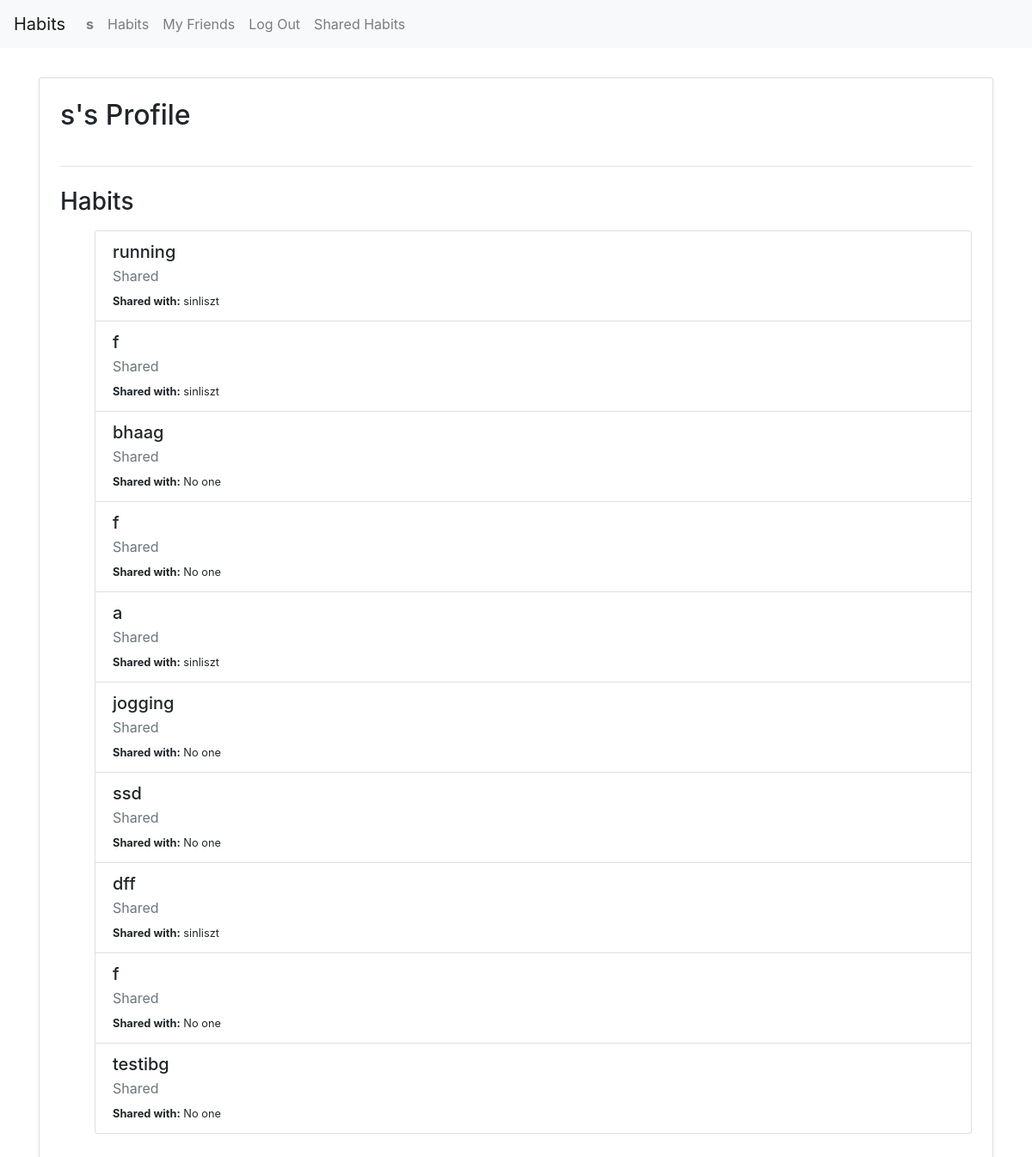
/profile/s/ (signed in), run on an earlier commit of the app's database.
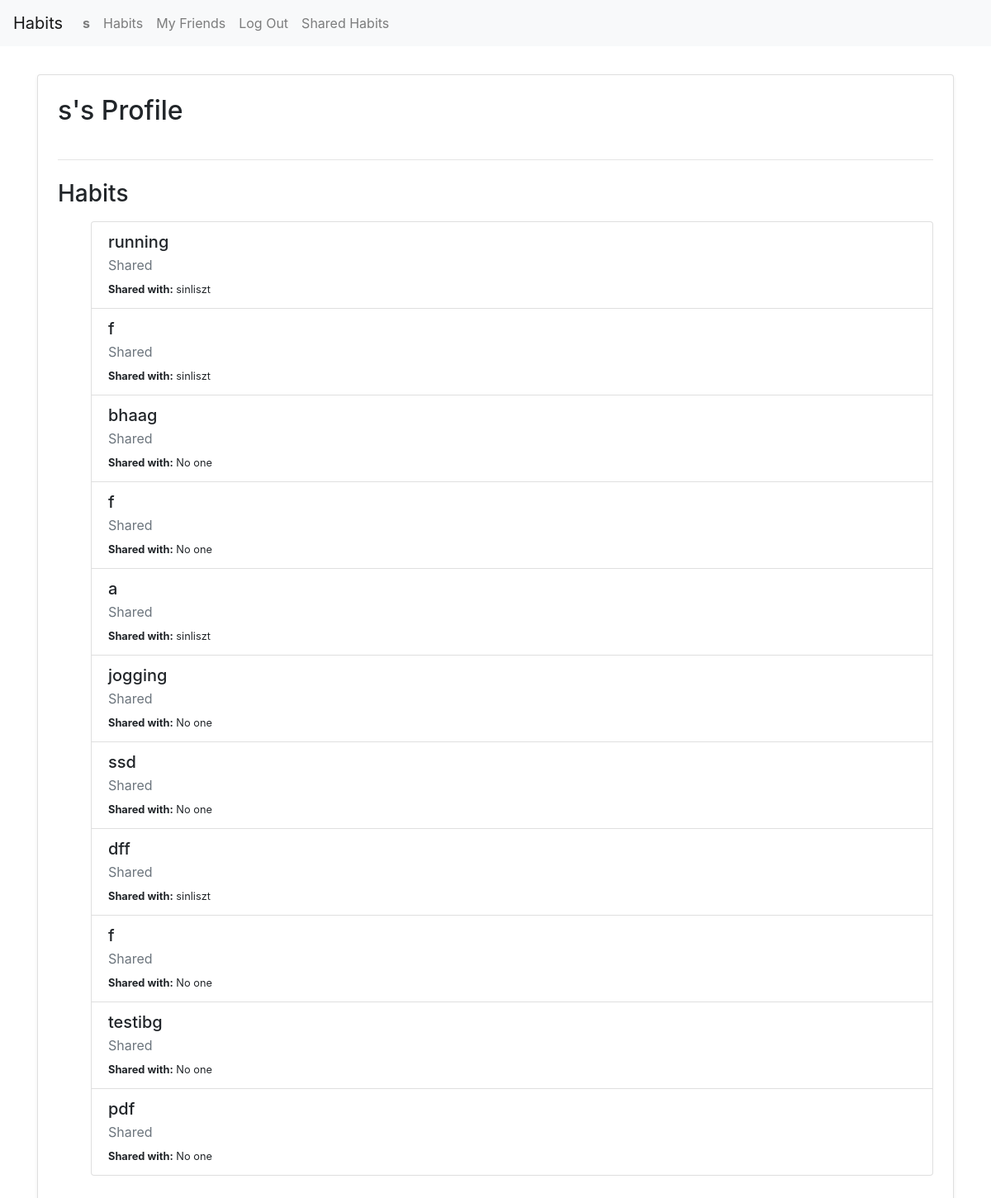
And on a later commit of the database.
### tracker/models.py (models this page shows, shortened)
class Habit(models.Model):
    name = models.CharField(max_length=100)
    created_at = models.DateField(auto_now_add=True)
    description = models.TextField(blank=True)
    users = models.ManyToManyField(User, related_name="shared_habits")
    owner = models.ForeignKey(User, on_delete=models.CASCADE, related_name="habits_owned", null=True, blank=True)
    target_minutes = models.PositiveIntegerField(default=30)
    category = models.ForeignKey(Category, on_delete=models.CASCADE, related_name='habits')

class User(AbstractUser):
    friends = models.ManyToManyField("self", symmetrical=True, blank=True)

### tracker/views.py (the view)
# urls.py: path("profile/<str:username>/", views.profile_view, name="profile_view"),
@login_required
def profile_view(request, username):
    profile_user = get_object_or_404(User, username=username)
    habits = Habit.objects.filter(Q(owner=profile_user) | Q(users=profile_user)).distinct()
    already_requested = FriendRequest.objects.filter(from_user=request.user, to_user=profile_user).exists()
    already_friends = FriendRequest.objects.filter(
        Q(from_user=request.user, to_user=profile_user) |
        Q(from_user=profile_user, to_user=request.user),
        is_accepted = True
    ).exists()
    can_send_request = (
        profile_user != request.user and not already_requested and not already_friends
    )
    if request.method == 'POST' and "send_friend_request" in request.POST and can_send_request:
        FriendRequest.objects.create(from_user=request.user, to_user=profile_user)
        return redirect("profile_view", username=username)
    habit_data = []
    for habit in habits:
        shared_with = habit.users.exclude(id=profile_user.id)
        habit_data.append({
            "habit": habit,
            "is_owner": habit.owner == profile_user,
            "shared_with": shared_with,
        })
    return render(request, "tracker/profile.html", {
        "profile_user": profile_user,
        "habits": habit_data,
        "can_send_request": can_send_request,
        "already_requested": already_requested,
        "already_friends": already_friends,
    })

### tracker/templates/tracker/profile.html (shortened to what this page needs)
{% extends "tracker/layout.html" %}
{% load static %}
{% block body %}
    <div class="container mt-4">
        <div class="card shadow-sm p-4">
            <h2 class="mb-3">{{ profile_user.username }}'s Profile</h2>
            <hr class="my-4">
            <h3 class="mb-3">Habits</h3>
            {% if habits %}
                <div class="list-group">
                    <ul>
                        {% for item in habits %}
                            <div class="list-group-item">
                                <h5 class="mb-1">{{ item.habit.name }}</h5>
                                <p class="mb-1 text-muted">
                                    {% if item.owner == profile_user %}
                                        Owner
                                    {% else %}
                                        Shared
                                    {% endif %}
                                </p>
                                <small>
                                    <strong>Shared with:</strong>
                                    {% if item.shared_with %}
                                        {% for user in item.shared_with %}
                                            {{ user.username }}{% if not forloop.last %}, {% endif %}
                                        {% endfor %}
                                    {% else %}
                                        No one
                                    {% endif %}
                                </small>
                            </div>
                        {% endfor %}
                    </ul>
                </div>
            {% else %}
                <div class="alert alert-secondary">This user has no habits yet</div>
            {% endif %}
        </div>
    </div>
{% endblock %}

What changed in the data, as far as the page shows it:
added Habit: habit.name "pdf", shows "No one"
